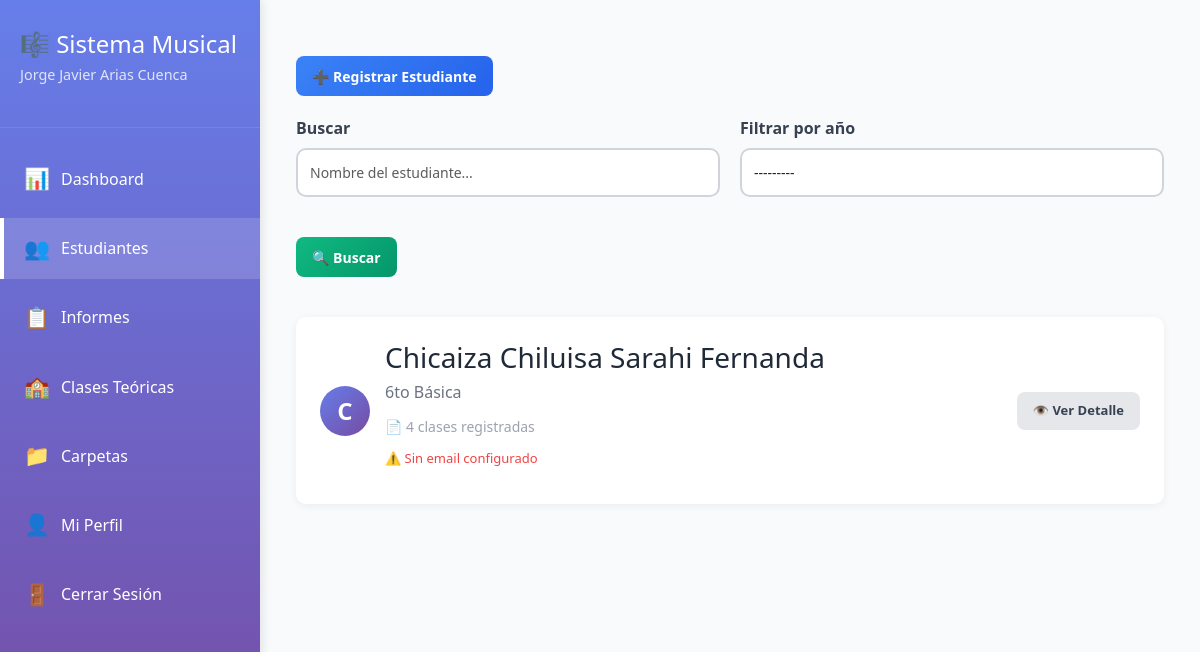
The page /teachers/estudiantes/ (signed in) on the database its author committed.
### teachers/models.py (models this page shows, shortened)
class Teacher(models.Model):
    user = models.OneToOneField(User, on_delete=models.CASCADE, related_name='teacher_profile')
    full_name = models.CharField(max_length=200, verbose_name="Nombre completo")
    specialization = models.CharField(max_length=100, blank=True, verbose_name="Especialización")
    phone = models.CharField(max_length=20, blank=True, verbose_name="Teléfono")
    photo = models.ImageField(upload_to='profiles/teachers/', blank=True, null=True, verbose_name="Foto de perfil")
    created_at = models.DateTimeField(auto_now_add=True)
    class Meta:
        verbose_name = "Docente"
        verbose_name_plural = "Docentes"
        ordering = ['full_name']

### students/models.py (models this page shows, shortened)
class Student(models.Model):
    GRADE_CHOICES = [
        ('2do Básica', '2do Básica'),
        ('3ro Básica', '3ro Básica'),
        ('4to Básica', '4to Básica'),
        ('5to Básica', '5to Básica'),
        ('6to Básica', '6to Básica'),
        ('7mo Básica', '7mo Básica'),
        ('8vo Básica', '8vo Básica'),
        ('1ro Bachillerato', '1ro Bachillerato'),
        ('2do Bachillerato', '2do Bachillerato'),
        ('3ro Bachillerato', '3ro Bachillerato'),
    ]
    teacher = models.ForeignKey(Teacher, on_delete=models.CASCADE, related_name='students', verbose_name="Docente")
    user = models.OneToOneField(User, on_delete=models.SET_NULL, null=True, blank=True, related_name='student_profile', verbose_name="Usuario del estudiante")
    name = models.CharField(max_length=200, verbose_name="Nombre completo")
    grade = models.CharField(max_length=50, choices=GRADE_CHOICES, verbose_name="Año escolar")
    parent_name = models.CharField(max_length=200, blank=True, verbose_name="Nombre del padre/madre")
    parent_email = models.EmailField(blank=True, verbose_name="Email del padre/madre")
    parent_phone = models.CharField(max_length=20, blank=True, verbose_name="Teléfono del padre/madre")
    notes = models.TextField(blank=True, verbose_name="Notas adicionales")
    photo = models.ImageField(upload_to='profiles/students/', blank=True, null=True, verbose_name="Foto de perfil")
    active = models.BooleanField(default=True, verbose_name="Activo")
    created_at = models.DateTimeField(auto_now_add=True)
    class Meta:
        ordering = ['name']
        verbose_name = "Estudiante"
        verbose_name_plural = "Estudiantes"

### teachers/views.py (the view)
# urls.py: path('estudiantes/', views.estudiantes_view, name='estudiantes'),
@teacher_required
def estudiantes_view(request):
    teacher = request.user.teacher_profile
    if request.method == 'POST':
        form = StudentForm(request.POST)
        if form.is_valid():
            student = form.save(commit=False)
            student.teacher = teacher
            student.save()
            messages.success(request, f'Estudiante {student.name} agregado')
            return redirect('teachers:estudiantes')
    else:
        form = StudentForm()
    search = request.GET.get('search', '')
    grade_filter = request.GET.get('grade', '')
    students = teacher.students.filter(active=True)
    if search:
        students = students.filter(
            Q(name__icontains=search) |
            Q(parent_name__icontains=search)
        )
    if grade_filter:
        students = students.filter(grade=grade_filter)
    students = students.annotate(class_count=Count('activities')).order_by('name')
    return render(request, 'teachers/estudiantes.html', {
        'form': form,
        'students': students,
        'search': search,
        'grade_filter': grade_filter,
    })

### classes/forms.py
class StudentForm(forms.ModelForm):
    class Meta:
        model = Student
        fields = ['name', 'grade', 'parent_name', 'parent_email', 'parent_phone', 'notes']
        widgets = {
            'name': forms.TextInput(attrs={
                'class': 'form-control',
                'placeholder': 'Nombre completo del estudiante'
            }),
            'grade': forms.Select(attrs={
                'class': 'form-control'
            }),
            'parent_name': forms.TextInput(attrs={
                'class': 'form-control',
                'placeholder': 'Nombre del padre/madre'
            }),
            'parent_email': forms.EmailInput(attrs={
                'class': 'form-control',
                'placeholder': 'correo@ejemplo.com'
            }),
            'parent_phone': forms.TextInput(attrs={
                'class': 'form-control',
                'placeholder': '0999999999'
            }),
            'notes': forms.Textarea(attrs={
                'class': 'form-control',
                'rows': 3,
                'placeholder': 'Notas adicionales sobre el estudiante...'
            })
        }

### teachers/templates/teachers/estudiantes.html (shortened to what this page needs)
{% extends 'teachers/base.html' %}
{% block content %}
<button id="toggle-grade-form" class="btn btn-secondary">➕ Registrar Estudiante</button>
<div class="search-section mt-20">
    <form method="get" class="form-row">
        <div class="form-group">
            <label>Buscar</label>
            <input type="text" name="search" value="{{ search }}" placeholder="Nombre del estudiante..." class="form-control">
        </div>
        <div class="form-group">
            <label>Filtrar por año</label>
            <select name="grade" class="form-control" onchange="this.form.submit()">
                {% for grade_code, grade_name in form.fields.grade.choices %}
                    <option value="{{ grade_code }}" {% if grade_filter == grade_code %}selected{% endif %}>{{ grade_name }}</option>
                {% endfor %}
            </select>
        </div>
        <div class="form-group" style="display: flex; align-items: end;">
            <button type="submit" class="btn btn-primary">🔍 Buscar</button>
        </div>
    </form>
</div>
<div class="students-grid mt-20">
    {% for student in students %}
    <div class="student-card">
        <div style="display: flex; align-items: center; gap: 15px;">
            <div class="student-avatar">{{ student.name.0 }}</div>
            <div style="flex: 1;">
                <h3 style="margin-bottom: 5px;">{{ student.name }}</h3>
                <p style="color: #6B7280;">{{ student.grade }}</p>
                <p style="color: #9CA3AF; font-size: 14px; margin-top: 10px;">
                    📄 {{ student.class_count }} clases registradas
                </p>
                {% if student.parent_email %}
                <p style="color: #10B981; font-size: 13px;">
                    📧 {{ student.parent_email }}
                </p>
                {% else %}
                <p style="color: #EF4444; font-size: 13px;">
                    ⚠️ Sin email configurado
                </p>
                {% endif %}
                </div>
                <div style="display: flex; flex-direction: column; gap: 10px;">
                <a href="{% url 'teachers:student_detail' student_id=student.id %}" class="btn btn-view">👁️ Ver Detalle</a>
            </div>
        </div>
    </div>
    {% empty %}
    <div class="empty-state" style="grid-column: 1/-1;">
        <h3>👥</h3>
        <h3>No hay estudiantes</h3>
        <p>Agrega tu primer estudiante usando el formulario de arriba</p>
    </div>
    {% endfor %}
</div>
{% endblock %}

### teachers/templates/teachers/base.html (shortened to what this page needs)
{% load static %}
<!DOCTYPE html>
<html lang="es">
<head>
    <link href="https://cdn.jsdelivr.net/npm/bootstrap@5.3.3/dist/css/bootstrap.min.css" rel="stylesheet">
    <link rel="stylesheet" href="{% static 'css/app.css' %}">
    <link rel="stylesheet" href="{% static 'teachers/css/style.css' %}">
</head>
<body>
    {% if user.is_authenticated and user.teacher_profile %}
    <div class="dashboard-container">
        <aside class="sidebar">
            <div class="sidebar-header">
                <h2>🎼 Sistema Musical</h2>
                <p>{{ request.user.teacher_profile.full_name }}</p>
            </div>
            <nav class="sidebar-nav">
<a href="{% url 'teachers:teacher_dashboard' %}" class="nav-item {% if request.resolver_match.url_name == 'teacher_dashboard' %}active{% endif %}">
                    <span class="icon">📊</span>
                    <span>Dashboard</span>
                </a>
                <a href="{% url 'teachers:estudiantes' %}" class="nav-item {% if request.resolver_match.url_name == 'estudiantes' %}active{% endif %}">
                    <span class="icon">👥</span>
                    <span>Estudiantes</span>
                </a>
                <a href="{% url 'teachers:informes' %}" class="nav-item {% if request.resolver_match.url_name == 'informes' %}active{% endif %}">
                    <span class="icon">📋</span>
                    <span>Informes</span>
                </a>
                <a href="{% url 'teachers:clases_teoricas' %}" class="nav-item {% if request.resolver_match.url_name == 'clases_teoricas' %}active{% endif %}">
                    <span class="icon">🏫</span>
                    <span>Clases Teóricas</span>
                </a>
                <a href="{% url 'teachers:carpetas' %}" class="nav-item {% if request.resolver_match.url_name == 'carpetas' %}active{% endif %}">
                    <span class="icon">📁</span>
                    <span>Carpetas</span>
                </a>
                <a href="{% url 'teachers:profile' %}" class="nav-item {% if request.resolver_match.url_name == 'profile' %}active{% endif %}">
                    <span class="icon">👤</span>
                    <span>Mi Perfil</span>
                </a>
<a href="{% url 'users:logout' %}" class="nav-item">
                    <span class="icon">🚪</span>
                    <span>Cerrar Sesión</span>
                </a>
            </nav>
        </aside>
        <main class="main-content">
            <div class="container-fluid py-4">
                {% block content %}
                {% endblock %}
            </div>
        </main>
    </div>
    {% else %}
    <div style="padding: 2rem; text-align: center;">
        <h1>Acceso Denegado</h1>
        <p>Debes iniciar sesión como docente para acceder a esta página.</p>
        <a href="{% url 'users:login' %}" class="btn btn-primary">Iniciar Sesión</a>
    </div>
    {% endif %}
</body>
</html>

### static/css/app.css (style rules this page uses)
:root { --space-1: 0.25rem; --space-2: 0.5rem; --space-3: 0.75rem; --space-4: 1rem; --space-5: 1.5rem; --space-6: 2rem; --radius: 10px; --shadow-sm: 0 2px 8px rgba(0,0,0,.06); --shadow: 0 6px 24px rgba(0,0,0,.08); }
.main-content { padding: var(--space-6) var(--space-5); }
.card, .content-card, .student-card, .class-card, .activity-item, .student-item { background: #fff; border-radius: var(--radius); box-shadow: var(--shadow-sm); padding: var(--space-5); }
.dashboard-grid, .stats-grid, .students-grid, .activity-list, .classes-today { display: grid; gap: var(--space-5); }
h1,h2,h3 { margin: 0 0 var(--space-4) 0; }
p { margin-bottom: var(--space-3); }
.form-group { margin-bottom: var(--space-4); }
.form-row { display: grid; gap: var(--space-4); }
.btn, .btn-primary, .btn-secondary, .btn-orange, .btn-view { border-radius: 8px !important; padding: 0.6rem 1rem !important; }
.sidebar .nav-item { margin-bottom: var(--space-2); }
.py-4 { padding-top: var(--space-5); padding-bottom: var(--space-5); }

### teachers/static/teachers/css/style.css (style rules this page uses)
* { margin: 0; padding: 0; box-sizing: border-box; }
:root { --primary-color: #667eea; --primary-dark: #5568d3; --secondary-color: #764ba2; --success-color: #10B981; --danger-color: #EF4444; --warning-color: #F59E0B; --info-color: #3B82F6; --gray-50: #F9FAFB; --gray-100: #F3F4F6; --gray-200: #E5E7EB; --gray-300: #D1D5DB; --gray-600: #6B7280; --gray-700: #374151; --gray-900: #1F2937; --sidebar-width: 260px; }
body { font-family: 'Segoe UI', Tahoma, Geneva, Verdana, sans-serif; background: var(--gray-50); color: var(--gray-900); }
.sidebar { width: var(--sidebar-width); background: linear-gradient(180deg, var(--primary-color) 0%, var(--secondary-color) 100%); color: white; position: fixed; height: 100vh; overflow-y: auto; box-shadow: 2px 0 10px rgba(0,0,0,0.1); z-index: 1000; }
.sidebar-header { padding: 30px 20px; border-bottom: 1px solid rgba(255,255,255,0.1); }
.sidebar-header h2 { font-size: 1.5em; margin-bottom: 5px; }
.sidebar-header p { font-size: 0.9em; opacity: 0.8; }
.sidebar-nav { padding: 20px 0; }
.nav-item { display: flex; align-items: center; padding: 15px 20px; color: white; text-decoration: none; transition: all 0.3s; border-left: 4px solid transparent; }
.nav-item.active { background: rgba(255,255,255,0.15); border-left-color: white; }
.nav-item .icon { font-size: 1.3em; margin-right: 12px; width: 25px; text-align: center; }
.main-content { flex: 1; margin-left: var(--sidebar-width); display: flex; flex-direction: column; }
.student-avatar { width: 50px; height: 50px; border-radius: 50%; background: linear-gradient(135deg, var(--primary-color) 0%, var(--secondary-color) 100%); display: flex; align-items: center; justify-content: center; color: white; font-size: 1.5em; font-weight: bold; }
.form-group { margin-bottom: 20px; }
.form-group label { display: block; font-weight: bold; margin-bottom: 8px; color: var(--gray-700); }
.form-control { width: 100%; padding: 12px; border: 2px solid var(--gray-300); border-radius: 10px; font-size: 14px; transition: border 0.3s; }
.form-row { display: grid; grid-template-columns: 1fr 1fr; gap: 20px; }
.btn { padding: 12px 25px; border: none; border-radius: 10px; font-size: 14px; font-weight: bold; cursor: pointer; transition: all 0.3s; display: inline-flex; align-items: center; gap: 8px; text-decoration: none; }
.btn-primary { background: linear-gradient(135deg, var(--success-color) 0%, #059669 100%); color: white; }
.btn-secondary { background: linear-gradient(135deg, var(--info-color) 0%, #2563EB 100%); color: white; padding: 10px 20px; }
.btn-view { background: var(--gray-200); color: var(--gray-700); padding: 8px 15px; font-size: 13px; }
.mt-20 { margin-top: 20px; }

### rows shown on the page
Student: name.0 "C", name "Chicaiza Chiluisa Sarahi Fernanda", grade "6to Básica", class_count "4", parent_email "⚠️ Sin email configurado"

### other values the page prints
{{ request.user.teacher_profile.full_name }} "Jorge Javier Arias Cuenca"
form field grade "---------"
